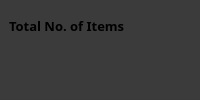
                <widget class="QWidget" name="widget_3" native="true">
                 <property name="minimumSize">
                  <size>
                   <width>170</width>
                   <height>90</height>
                  </size>
                 </property>
                 <property name="styleSheet">
                  <string notr="true">background-color: #3B3B3B;
border-radius:10px;
</string>
                 </property>
                 <layout class="QVBoxLayout" name="verticalLayout_35">
                  <property name="leftMargin">
                   <number>0</number>
                  </property>
                  <property name="topMargin">
                   <number>0</number>
                  </property>
                  <property name="bottomMargin">
                   <number>9</number>
                  </property>
                  <item>
                   <widget class="QWidget" name="widget_18" native="true">
                    <property name="minimumSize">
                     <size>
                      <width>0</width>
                      <height>25</height>
                     </size>
                    </property>
                    <layout class="QVBoxLayout" name="verticalLayout_36">
                     <property name="bottomMargin">
                      <number>0</number>
                     </property>
                     <item>
                      <widget class="QLabel" name="label_23">
                       <property name="font">
                        <font>
                         <family>Poppins SemiBold</family>
                         <pointsize>10</pointsize>
                         <bold>true</bold>
                        </font>
                       </property>
                       <property name="text">
                        <string>Total No. of Items</string>
                       </property>
                      </widget>
                     </item>
                    </layout>
                   </widget>
                  </item>
                  <item>
                   <widget class="QWidget" name="widget_75" native="true">
                    <property name="minimumSize">
                     <size>
                      <width>0</width>
                      <height>25</height>
                     </size>
                    </property>
                    <layout class="QHBoxLayout" name="horizontalLayout_32">
                     <property name="leftMargin">
                      <number>12</number>
                     </property>
                     <property name="topMargin">
                      <number>0</number>
                     </property>
                     <property name="rightMargin">
                      <number>0</number>
                     </property>
                     <property name="bottomMargin">
                      <number>0</number>
                     </property>
                     <item>
                      <widget class="QPushButton" name="pushButton_4">
                       <property name="minimumSize">
                        <size>
                         <width>30</width>
                         <height>30</height>
                        </size>
                       </property>
                       <property name="maximumSize">
                        <size>
                         <width>50</width>
                         <height>16777215</height>
                        </size>
                       </property>
                       <property name="text">
                        <string/>
                       </property>
                       <property name="icon">
                        <iconset>
                         <normaloff>:/iCons/icons/icons8-total-sales-100.png</normaloff>:/iCons/icons/icons8-total-sales-100.png</iconset>
                       </property>
                       <property name="iconSize">
                        <size>
                         <width>50</width>
                         <height>50</height>
                        </size>
                       </property>
                       <property name="checkable">
                        <bool>true</bool>
                       </property>
                      </widget>
                     </item>
                     <item>
                      <widget class="QLabel" name="label_9">
                       <property name="font">
                        <font>
                         <family>Poppins Black</family>
                         <pointsize>18</pointsize>
                         <bold>true</bold>
                        </font>
                       </property>
                       <property name="text">
                        <string/>
                       </property>
                       <property name="pixmap">
                        <pixmap>:/mainIcons/icons/icons8-coffee-30.png</pixmap>
                       </property>
                      </widget>
                     </item>
                    </layout>
                   </widget>
                  </item>
                 </layout>
                </widget>
